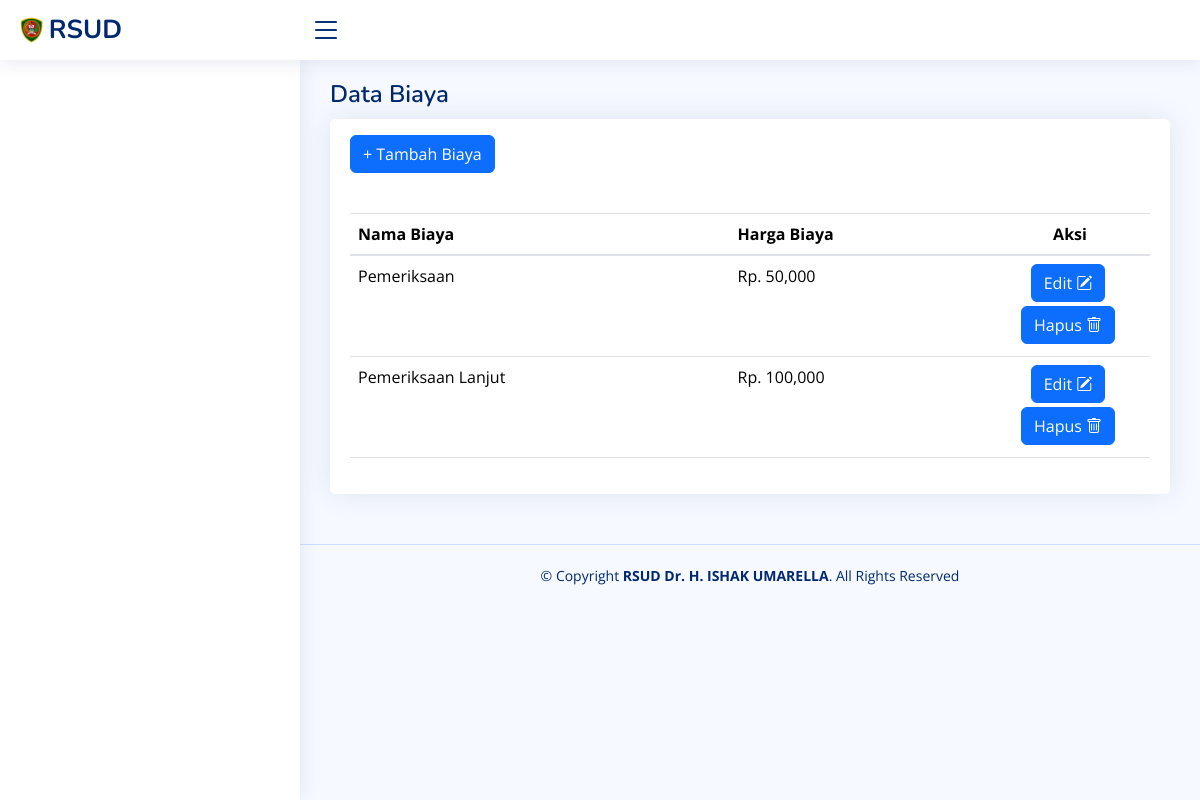
The page /index.php/admin/biaya on the database its author committed.
### tables this page shows
CREATE TABLE `t_biaya` (
  `id_biaya` int(11) NOT NULL,
  `nama_biaya` varchar(255) NOT NULL,
  `harga_biaya` int(11) NOT NULL
);

### application/controllers/Admin.php (called while the page is built, shortened)
<?php
class Admin extends CI_Controller
{
    public function __construct()
    {
        $this->load->library('form_validation');
    }
    public function biaya()
    {
        $data['biaya'] = $this->db->get('t_biaya')->result();
        $data['title'] = 'Manajemen Biaya';
        $this->load->view('templates/main/header', $data);
        $this->load->view('templates/main/sidebar', $data);
        $this->load->view('admin/biaya', $data);
        $this->load->view('templates/main/footer');
    }
}

### index.php (called while the page is built, shortened)
<?php
require_once BASEPATH.'core/CodeIgniter.php';

### application/views/admin/biaya.php (the view, shortened to what this page needs)
<main id="main" class="main">
    <div class="pagetitle">
        <h1>Data Biaya</h1>
    </div>
    <section class="section">
        <div class="row">
            <div class="col-lg-12">
                <div class="card">
                    <div class="card-body mt-3">
                        <div class="pb-3">
                            <button type="button" class="btn btn-primary" data-bs-toggle="modal" data-bs-target="#modalTambahPoliklinik">
                                + Tambah Biaya
                            </button>
                        </div>
                        <div class="table-table-container mt-2">
                            <table id="example" class="table  mt-4">
                                <thead>
                                    <tr>
                                        <th>Nama Biaya</th>
                                        <th>Harga Biaya</th>
                                        <th class="text-center" style="width: 20%;" data-sortable="false">Aksi</th>
                                    </tr>
                                </thead>
                                <tbody>
                                    <?php foreach ($biaya as $b) : ?>
                                        <tr>
                                            <td><?= $b->nama_biaya ?></td>
                                            <td>Rp. <?= number_format($b->harga_biaya, 0) ?></td>
                                            <td class="text-center">
                                                <button type="button" class="btn btn-primary d-inline-block me-1 mb-1 " data-bs-toggle="modal" data-bs-target="#modalEditBiaya<?= $b->id_biaya ?>">
                                                    Edit <i class=" bi bi-pencil-square"></i>
                                                </button>
                                                <button type="button" class="btn btn-primary d-inline-block me-1 mb-1" data-bs-toggle="modal" data-bs-target="#modalHapusBiaya<?= $b->id_biaya ?>">
                                                    Hapus <i class="bi bi-trash"></i>
                                                </button>
                                            </td>
                                        </tr>
                                    <?php endforeach ?>
                                </tbody>
                            </table>
                        </div>
                    </div>
                </div>
            </div>
        </div>
    </section>
</main>

### rows shown on the page
t_biaya: nama_biaya "Pemeriksaan", harga_biaya "50,000"
t_biaya: nama_biaya "Pemeriksaan Lanjut", harga_biaya "100,000"
